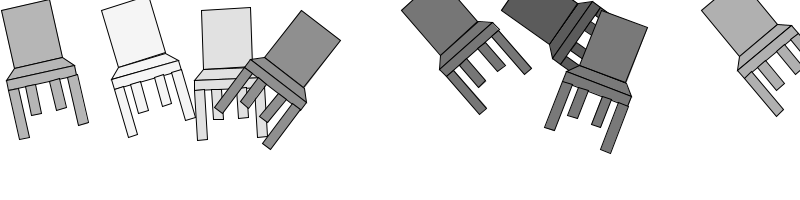
Frame 1 (no input)
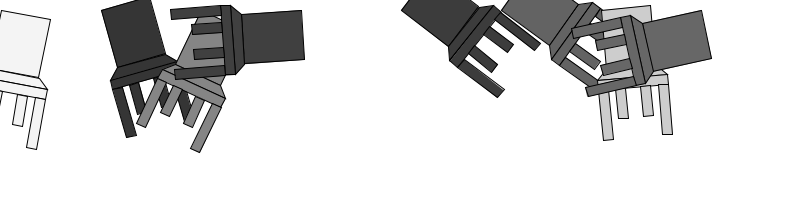
Frame 2 (the mouse pressed at the canvas centre, redrawn once)

The Processing sketch that drew these frames (run headless with seeded random() and noise(); the mouse was pressed at the canvas centre and the sketch redrawn once):

// Processing sketch: processing_115694
// ── processing_115694.pde



void setup (){
  size(800,200);
  //not to get a random smiley every second
  noLoop();
}
void draw (){
   background(255);
   
   //2. call the function we created as manmy times as we want 
 for (int i=1; i<width; i+=100){

table(i,10, int(random(50,255)), random (-1,2) );
  
 }
   

}

// 1. create a function called smileyFace and store it in x and y if you want
void table( float x, float y, int fl, float theta){
  
pushMatrix();
translate(x, y);
fill(fl);  
rotate(theta);
rect(0, 0, 50, 60);// Black rectangle
beginShape();
vertex(0, 60);
vertex(50,60);
vertex(60, 70);
vertex(-10, 70);
endShape(CLOSE);
rect (-10,70, 70,10);
//feet
rect(-10,80, 10,50);
rect(50,80, 10,50);

rect(7,80, 10,30);
rect(32,80, 10,30);

popMatrix();

}
